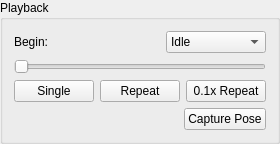
           <widget class="QGroupBox" name="playbackGroup">
            <property name="sizePolicy">
             <sizepolicy hsizetype="Preferred" vsizetype="Preferred">
              <horstretch>0</horstretch>
              <verstretch>0</verstretch>
             </sizepolicy>
            </property>
            <property name="title">
             <string>Playback</string>
            </property>
            <layout class="QGridLayout" name="gridLayout_7">
             <item row="0" column="0">
              <widget class="QLabel" name="playbackBeginLabel">
               <property name="text">
                <string>Begin:</string>
               </property>
              </widget>
             </item>
             <item row="0" column="1">
              <widget class="QComboBox" name="playbackBeginCombo">
               <property name="maximumSize">
                <size>
                 <width>100</width>
                 <height>16777215</height>
                </size>
               </property>
               <item>
                <property name="text">
                 <string>Idle</string>
                </property>
               </item>
               <item>
                <property name="text">
                 <string>Steady State</string>
                </property>
               </item>
              </widget>
             </item>
             <item row="1" column="0" colspan="2">
              <widget class="QSlider" name="playbackPhaseSlider">
               <property name="sizePolicy">
                <sizepolicy hsizetype="Expanding" vsizetype="Fixed">
                 <horstretch>0</horstretch>
                 <verstretch>0</verstretch>
                </sizepolicy>
               </property>
               <property name="maximumSize">
                <size>
                 <width>16777215</width>
                 <height>16777215</height>
                </size>
               </property>
               <property name="maximum">
                <number>200</number>
               </property>
               <property name="orientation">
                <enum>Qt::Horizontal</enum>
               </property>
              </widget>
             </item>
             <item row="2" column="0" colspan="2">
              <layout class="QHBoxLayout" name="horizontalLayout_6">
               <item>
                <widget class="QPushButton" name="playbackSingleButton">
                 <property name="maximumSize">
                  <size>
                   <width>100</width>
                   <height>16777215</height>
                  </size>
                 </property>
                 <property name="text">
                  <string>Single</string>
                 </property>
                 <property name="checkable">
                  <bool>true</bool>
                 </property>
                 <property name="checked">
                  <bool>false</bool>
                 </property>
                </widget>
               </item>
               <item>
                <widget class="QPushButton" name="playbackRepeatButton">
                 <property name="maximumSize">
                  <size>
                   <width>100</width>
                   <height>16777215</height>
                  </size>
                 </property>
                 <property name="text">
                  <string>Repeat</string>
                 </property>
                 <property name="checkable">
                  <bool>true</bool>
                 </property>
                </widget>
               </item>
               <item>
                <widget class="QPushButton" name="playbackSlowRepeatButton">
                 <property name="maximumSize">
                  <size>
                   <width>100</width>
                   <height>16777215</height>
                  </size>
                 </property>
                 <property name="text">
                  <string>0.1x Repeat</string>
                 </property>
                 <property name="checkable">
                  <bool>true</bool>
                 </property>
                </widget>
               </item>
              </layout>
             </item>
             <item row="3" column="0" colspan="2">
              <layout class="QHBoxLayout" name="horizontalLayout_4">
               <item>
                <spacer name="horizontalSpacer">
                 <property name="orientation">
                  <enum>Qt::Horizontal</enum>
                 </property>
                 <property name="sizeHint" stdset="0">
                  <size>
                   <width>40</width>
                   <height>20</height>
                  </size>
                 </property>
                </spacer>
               </item>
               <item>
                <widget class="QPushButton" name="playbackCaptureButton">
                 <property name="text">
                  <string>Capture Pose</string>
                 </property>
                </widget>
               </item>
              </layout>
             </item>
            </layout>
           </widget>
